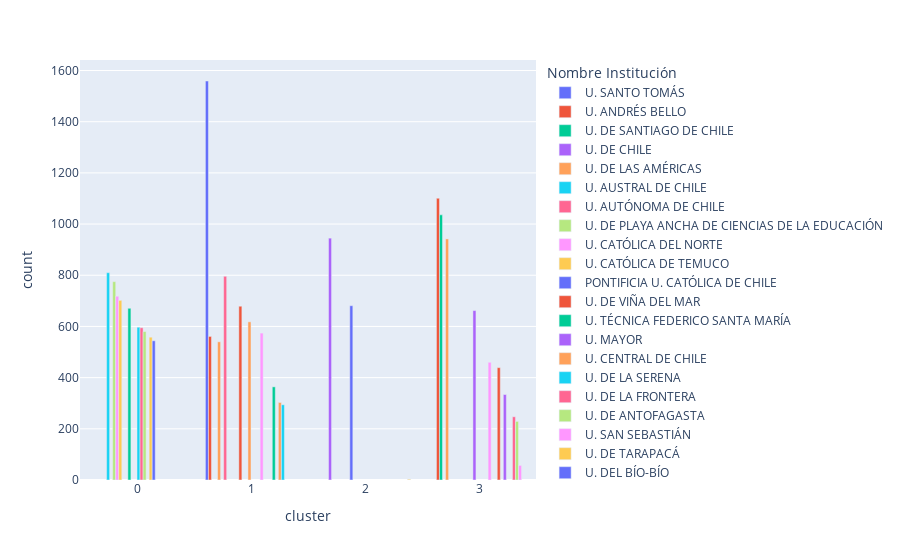

The code cell stored with this chart in its notebook:
### Code cell
col = "Nombre Institución"
k = 10

vc_groups = result.groupby("cluster")[col].value_counts().reset_index(name="count")

# keep only top k values per cluster

vc_groups = (
    vc_groups.sort_values(by=["count"], ascending=False).groupby("cluster").head(k)
)


# plot value counts for each cluster, with bars next to each other
fig = px.bar(vc_groups, x="cluster", y="count", color=col, barmode="group")
fig.show()

### Figure 1 — Plotly figure (JSON) as saved in the notebook; plotly's stock layout.template omitted (floating-point values rounded to 4 significant figures)
{"data": [{"alignmentgroup": "True", "hovertemplate": "Nombre Institución=U. SANTO TOMÁS<br>cluster=%{x}<br>count=%{y}<extra></extra>", "legendgroup": "U. SANTO TOMÁS", "marker": {"color": "#636efa", "pattern": {"shape": ""}}, "name": "U. SANTO TOMÁS", "offsetgroup": "U. SANTO TOMÁS", "orientation": "v", "showlegend": true, "textposition": "auto", "type": "bar", "x": [1], "xaxis": "x", "y": [1559], "yaxis": "y"}, {"alignmentgroup": "True", "hovertemplate": "Nombre Institución=U. ANDRÉS BELLO<br>cluster=%{x}<br>count=%{y}<extra></extra>", "legendgroup": "U. ANDRÉS BELLO", "marker": {"color": "#EF553B", "pattern": {"shape": ""}}, "name": "U. ANDRÉS BELLO", "offsetgroup": "U. ANDRÉS BELLO", "orientation": "v", "showlegend": true, "textposition": "auto", "type": "bar", "x": [3, 1], "xaxis": "x", "y": [1101, 561], "yaxis": "y"}, {"alignmentgroup": "True", "hovertemplate": "Nombre Institución=U. DE SANTIAGO DE CHILE<br>cluster=%{x}<br>count=%{y}<extra></extra>", "legendgroup": "U. DE SANTIAGO DE CHILE", "marker": {"color": "#00cc96", "pattern": {"shape": ""}}, "name": "U. DE SANTIAGO DE CHILE", "offsetgroup": "U. DE SANTIAGO DE CHILE", "orientation": "v", "showlegend": true, "textposition": "auto", "type": "bar", "x": [3], "xaxis": "x", "y": [1036], "yaxis": "y"}, {"alignmentgroup": "True", "hovertemplate": "Nombre Institución=U. DE CHILE<br>cluster=%{x}<br>count=%{y}<extra></extra>", "legendgroup": "U. DE CHILE", "marker": {"color": "#ab63fa", "pattern": {"shape": ""}}, "name": "U. DE CHILE", "offsetgroup": "U. DE CHILE", "orientation": "v", "showlegend": true, "textposition": "auto", "type": "bar", "x": [2], "xaxis": "x", "y": [945], "yaxis": "y"}, {"alignmentgroup": "True", "hovertemplate": "Nombre Institución=U. DE LAS AMÉRICAS<br>cluster=%{x}<br>count=%{y}<extra></extra>", "legendgroup": "U. DE LAS AMÉRICAS", "marker": {"color": "#FFA15A", "pattern": {"shape": ""}}, "name": "U. DE LAS AMÉRICAS", "offsetgroup": "U. DE LAS AMÉRICAS", "orientation": "v", "showlegend": true, "textposition": "auto", "type": "bar", "x": [3, 1], "xaxis": "x", "y": [942, 540], "yaxis": "y"}, {"alignmentgroup": "True", "hovertemplate": "Nombre Institución=U. AUSTRAL DE CHILE<br>cluster=%{x}<br>count=%{y}<extra></extra>", "legendgroup": "U. AUSTRAL DE CHILE", "marker": {"color": "#19d3f3", "pattern": {"shape": ""}}, "name": "U. AUSTRAL DE CHILE", "offsetgroup": "U. AUSTRAL DE CHILE", "orientation": "v", "showlegend": true, "textposition": "auto", "type": "bar", "x": [0], "xaxis": "x", "y": [810], "yaxis": "y"}, {"alignmentgroup": "True", "hovertemplate": "Nombre Institución=U. AUTÓNOMA DE CHILE<br>cluster=%{x}<br>count=%{y}<extra></extra>", "legendgroup": "U. AUTÓNOMA DE CHILE", "marker": {"color": "#FF6692", "pattern": {"shape": ""}}, "name": "U. AUTÓNOMA DE CHILE", "offsetgroup": "U. AUTÓNOMA DE CHILE", "orientation": "v", "showlegend": true, "textposition": "auto", "type": "bar", "x": [1], "xaxis": "x", "y": [796], "yaxis": "y"}, {"alignmentgroup": "True", "hovertemplate": "Nombre Institución=U. DE PLAYA ANCHA DE CIENCIAS DE LA EDUCACIÓN<br>cluster=%{x}<br>count=%{y}<extra></extra>", "legendgroup": "U. DE PLAYA ANCHA DE CIENCIAS DE LA EDUCACIÓN", "marker": {"color": "#B6E880", "pattern": {"shape": ""}}, "name": "U. DE PLAYA ANCHA DE CIENCIAS DE LA EDUCACIÓN", "offsetgroup": "U. DE PLAYA ANCHA DE CIENCIAS DE LA EDUCACIÓN", "orientation": "v", "showlegend": true, "textposition": "auto", "type": "bar", "x": [0], "xaxis": "x", "y": [775], "yaxis": "y"}, {"alignmentgroup": "True", "hovertemplate": "Nombre Institución=U. CATÓLICA DEL NORTE<br>cluster=%{x}<br>count=%{y}<extra></extra>", "legendgroup": "U. CATÓLICA DEL NORTE", "marker": {"color": "#FF97FF", "pattern": {"shape": ""}}, "name": "U. CATÓLICA DEL NORTE", "offsetgroup": "U. CATÓLICA DEL NORTE", "orientation": "v", "showlegend": true, "textposition": "auto", "type": "bar", "x": [0], "xaxis": "x", "y": [718], "yaxis": "y"}, {"alignmentgroup": "True", "hovertemplate": "Nombre Institución=U. CATÓLICA DE TEMUCO<br>cluster=%{x}<br>count=%{y}<extra></extra>", "legendgroup": "U. CATÓLICA DE TEMUCO", "marker": {"color": "#FECB52", "pattern": {"shape": ""}}, "name": "U. CATÓLICA DE TEMUCO", "offsetgroup": "U. CATÓLICA DE TEMUCO", "orientation": "v", "showlegend": true, "textposition": "auto", "type": "bar", "x": [0], "xaxis": "x", "y": [702], "yaxis": "y"}, {"alignmentgroup": "True", "hovertemplate": "Nombre Institución=PONTIFICIA U. CATÓLICA DE CHILE<br>cluster=%{x}<br>count=%{y}<extra></extra>", "legendgroup": "PONTIFICIA U. CATÓLICA DE CHILE", "marker": {"color": "#636efa", "pattern": {"shape": ""}}, "name": "PONTIFICIA U. CATÓLICA DE CHILE", "offsetgroup": "PONTIFICIA U. CATÓLICA DE CHILE", "orientation": "v", "showlegend": true, "textposition": "auto", "type": "bar", "x": [2], "xaxis": "x", "y": [681], "yaxis": "y"}, {"alignmentgroup": "True", "hovertemplate": "Nombre Institución=U. DE VIÑA DEL MAR<br>cluster=%{x}<br>count=%{y}<extra></extra>", "legendgroup": "U. DE VIÑA DEL MAR", "marker": {"color": "#EF553B", "pattern": {"shape": ""}}, "name": "U. DE VIÑA DEL MAR", "offsetgroup": "U. DE VIÑA DEL MAR", "orientation": "v", "showlegend": true, "textposition": "auto", "type": "bar", "x": [1], "xaxis": "x", "y": [679], "yaxis": "y"}, {"alignmentgroup": "True", "hovertemplate": "Nombre Institución=U. TÉCNICA FEDERICO SANTA MARÍA<br>cluster=%{x}<br>count=%{y}<extra></extra>", "legendgroup": "U. TÉCNICA FEDERICO SANTA MARÍA", "marker": {"color": "#00cc96", "pattern": {"shape": ""}}, "name": "U. TÉCNICA FEDERICO SANTA MARÍA", "offsetgroup": "U. TÉCNICA FEDERICO SANTA MARÍA", "orientation": "v", "showlegend": true, "textposition": "auto", "type": "bar", "x": [0], "xaxis": "x", "y": [671], "yaxis": "y"}, {"alignmentgroup": "True", "hovertemplate": "Nombre Institución=U. MAYOR<br>cluster=%{x}<br>count=%{y}<extra></extra>", "legendgroup": "U. MAYOR", "marker": {"color": "#ab63fa", "pattern": {"shape": ""}}, "name": "U. MAYOR", "offsetgroup": "U. MAYOR", "orientation": "v", "showlegend": true, "textposition": "auto", "type": "bar", "x": [3], "xaxis": "x", "y": [662], "yaxis": "y"}, {"alignmentgroup": "True", "hovertemplate": "Nombre Institución=U. CENTRAL DE CHILE<br>cluster=%{x}<br>count=%{y}<extra></extra>", "legendgroup": "U. CENTRAL DE CHILE", "marker": {"color": "#FFA15A", "pattern": {"shape": ""}}, "name": "U. CENTRAL DE CHILE", "offsetgroup": "U. CENTRAL DE CHILE", "orientation": "v", "showlegend": true, "textposition": "auto", "type": "bar", "x": [1], "xaxis": "x", "y": [618], "yaxis": "y"}, {"alignmentgroup": "True", "hovertemplate": "Nombre Institución=U. DE LA SERENA<br>cluster=%{x}<br>count=%{y}<extra></extra>", "legendgroup": "U. DE LA SERENA", "marker": {"color": "#19d3f3", "pattern": {"shape": ""}}, "name": "U. DE LA SERENA", "offsetgroup": "U. DE LA SERENA", "orientation": "v", "showlegend": true, "textposition": "auto", "type": "bar", "x": [0], "xaxis": "x", "y": [597], "yaxis": "y"}, {"alignmentgroup": "True", "hovertemplate": "Nombre Institución=U. DE LA FRONTERA<br>cluster=%{x}<br>count=%{y}<extra></extra>", "legendgroup": "U. DE LA FRONTERA", "marker": {"color": "#FF6692", "pattern": {"shape": ""}}, "name": "U. DE LA FRONTERA", "offsetgroup": "U. DE LA FRONTERA", "orientation": "v", "showlegend": true, "textposition": "auto", "type": "bar", "x": [0], "xaxis": "x", "y": [595], "yaxis": "y"}, {"alignmentgroup": "True", "hovertemplate": "Nombre Institución=U. DE ANTOFAGASTA<br>cluster=%{x}<br>count=%{y}<extra></extra>", "legendgroup": "U. DE ANTOFAGASTA", "marker": {"color": "#B6E880", "pattern": {"shape": ""}}, "name": "U. DE ANTOFAGASTA", "offsetgroup": "U. DE ANTOFAGASTA", "orientation": "v", "showlegend": true, "textposition": "auto", "type": "bar", "x": [0], "xaxis": "x", "y": [580], "yaxis": "y"}, {"alignmentgroup": "True", "hovertemplate": "Nombre Institución=U. SAN SEBASTIÁN<br>cluster=%{x}<br>count=%{y}<extra></extra>", "legendgroup": "U. SAN SEBASTIÁN", "marker": {"color": "#FF97FF", "pattern": {"shape": ""}}, "name": "U. SAN SEBASTIÁN", "offsetgroup": "U. SAN SEBASTIÁN", "orientation": "v", "showlegend": true, "textposition": "auto", "type": "bar", "x": [1, 3], "xaxis": "x", "y": [574, 460], "yaxis": "y"}, {"alignmentgroup": "True", "hovertemplate": "Nombre Institución=U. DE TARAPACÁ<br>cluster=%{x}<br>count=%{y}<extra></extra>", "legendgroup": "U. DE TARAPACÁ", "marker": {"color": "#FECB52", "pattern": {"shape": ""}}, "name": "U. DE TARAPACÁ", "offsetgroup": "U. DE TARAPACÁ", "orientation": "v", "showlegend": true, "textposition": "auto", "type": "bar", "x": [0], "xaxis": "x", "y": [558], "yaxis": "y"}, {"alignmentgroup": "True", "hovertemplate": "Nombre Institución=U. DEL BÍO-BÍO<br>cluster=%{x}<br>count=%{y}<extra></extra>", "legendgroup": "U. DEL BÍO-BÍO", "marker": {"color": "#636efa", "pattern": {"shape": ""}}, "name": "U. DEL BÍO-BÍO", "offsetgroup": "U. DEL BÍO-BÍO", "orientation": "v", "showlegend": true, "textposition": "auto", "type": "bar", "x": [0], "xaxis": "x", "y": [544], "yaxis": "y"}, {"alignmentgroup": "True", "hovertemplate": "Nombre Institución=U. DIEGO PORTALES<br>cluster=%{x}<br>count=%{y}<extra></extra>", "legendgroup": "U. DIEGO PORTALES", "marker": {"color": "#EF553B", "pattern": {"shape": ""}}, "name": "U. DIEGO PORTALES", "offsetgroup": "U. DIEGO PORTALES", "orientation": "v", "showlegend": true, "textposition": "auto", "type": "bar", "x": [3], "xaxis": "x", "y": [439], "yaxis": "y"}, {"alignmentgroup": "True", "hovertemplate": "Nombre Institución=U. ACADEMIA DE HUMANISMO CRISTIANO<br>cluster=%{x}<br>count=%{y}<extra></extra>", "legendgroup": "U. ACADEMIA DE HUMANISMO CRISTIANO", "marker": {"color": "#00cc96", "pattern": {"shape": ""}}, "name": "U. ACADEMIA DE HUMANISMO CRISTIANO", "offsetgroup": "U. ACADEMIA DE HUMANISMO CRISTIANO", "orientation": "v", "showlegend": true, "textposition": "auto", "type": "bar", "x": [1], "xaxis": "x", "y": [364], "yaxis": "y"}, {"alignmentgroup": "True", "hovertemplate": "Nombre Institución=U. DE VALPARAÍSO<br>cluster=%{x}<br>count=%{y}<extra></extra>", "legendgroup": "U. DE VALPARAÍSO", "marker": {"color": "#ab63fa", "pattern": {"shape": ""}}, "name": "U. DE VALPARAÍSO", "offsetgroup": "U. DE VALPARAÍSO", "orientation": "v", "showlegend": true, "textposition": "auto", "type": "bar", "x": [3], "xaxis": "x", "y": [334], "yaxis": "y"}, {"alignmentgroup": "True", "hovertemplate": "Nombre Institución=U. CATÓLICA CARDENAL RAÚL SILVA HENRÍQUEZ<br>cluster=%{x}<br>count=%{y}<extra></extra>", "legendgroup": "U. CATÓLICA CARDENAL RAÚL SILVA HENRÍQUEZ", "marker": {"color": "#FFA15A", "pattern": {"shape": ""}}, "name": "U. CATÓLICA CARDENAL RAÚL SILVA HENRÍQUEZ", "offsetgroup": "U. CATÓLICA CARDENAL RAÚL SILVA HENRÍQUEZ", "orientation": "v", "showlegend": true, "textposition": "auto", "type": "bar", "x": [1], "xaxis": "x", "y": [303], "yaxis": "y"}, {"alignmentgroup": "True", "hovertemplate": "Nombre Institución=U. DEL MAR<br>cluster=%{x}<br>count=%{y}<extra></extra>", "legendgroup": "U. DEL MAR", "marker": {"color": "#19d3f3", "pattern": {"shape": ""}}, "name": "U. DEL MAR", "offsetgroup": "U. DEL MAR", "orientation": "v", "showlegend": true, "textposition": "auto", "type": "bar", "x": [1], "xaxis": "x", "y": [294], "yaxis": "y"}, {"alignmentgroup": "True", "hovertemplate": "Nombre Institución=U. DE LOS ANDES<br>cluster=%{x}<br>count=%{y}<extra></extra>", "legendgroup": "U. DE LOS ANDES", "marker": {"color": "#FF6692", "pattern": {"shape": ""}}, "name": "U. DE LOS ANDES", "offsetgroup": "U. DE LOS ANDES", "orientation": "v", "showlegend": true, "textposition": "auto", "type": "bar", "x": [3], "xaxis": "x", "y": [247], "yaxis": "y"}, {"alignmentgroup": "True", "hovertemplate": "Nombre Institución=U. DEL DESARROLLO<br>cluster=%{x}<br>count=%{y}<extra></extra>", "legendgroup": "U. DEL DESARROLLO", "marker": {"color": "#B6E880", "pattern": {"shape": ""}}, "name": "U. DEL DESARROLLO", "offsetgroup": "U. DEL DESARROLLO", "orientation": "v", "showlegend": true, "textposition": "auto", "type": "bar", "x": [3], "xaxis": "x", "y": [229], "yaxis": "y"}, {"alignmentgroup": "True", "hovertemplate": "Nombre Institución=U. TECNOLÓGICA METROPOLITANA<br>cluster=%{x}<br>count=%{y}<extra></extra>", "legendgroup": "U. TECNOLÓGICA METROPOLITANA", "marker": {"color": "#FF97FF", "pattern": {"shape": ""}}, "name": "U. TECNOLÓGICA METROPOLITANA", "offsetgroup": "U. TECNOLÓGICA METROPOLITANA", "orientation": "v", "showlegend": true, "textposition": "auto", "type": "bar", "x": [3], "xaxis": "x", "y": [57], "yaxis": "y"}, {"alignmentgroup": "True", "hovertemplate": "Nombre Institución=U. DE CONCEPCIÓN<br>cluster=%{x}<br>count=%{y}<extra></extra>", "legendgroup": "U. DE CONCEPCIÓN", "marker": {"color": "#FECB52", "pattern": {"shape": ""}}, "name": "U. DE CONCEPCIÓN", "offsetgroup": "U. DE CONCEPCIÓN", "orientation": "v", "showlegend": true, "textposition": "auto", "type": "bar", "x": [2], "xaxis": "x", "y": [3], "yaxis": "y"}], "layout": {"barmode": "group", "legend": {"title": {"text": "Nombre Institución"}, "tracegroupgap": 0}, "margin": {"t": 60}, "xaxis": {"anchor": "y", "domain": [0, 1], "title": {"text": "cluster"}}, "yaxis": {"anchor": "x", "domain": [0, 1], "title": {"text": "count"}}}}
